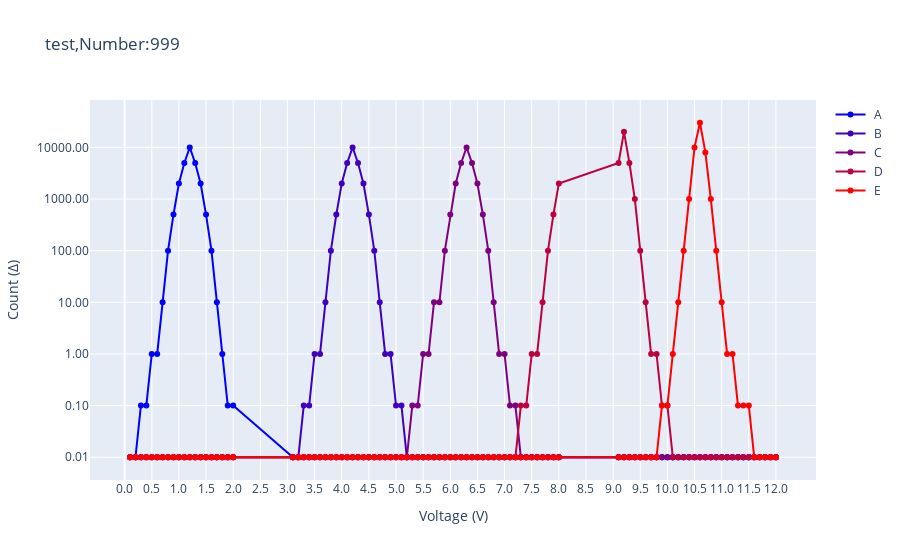
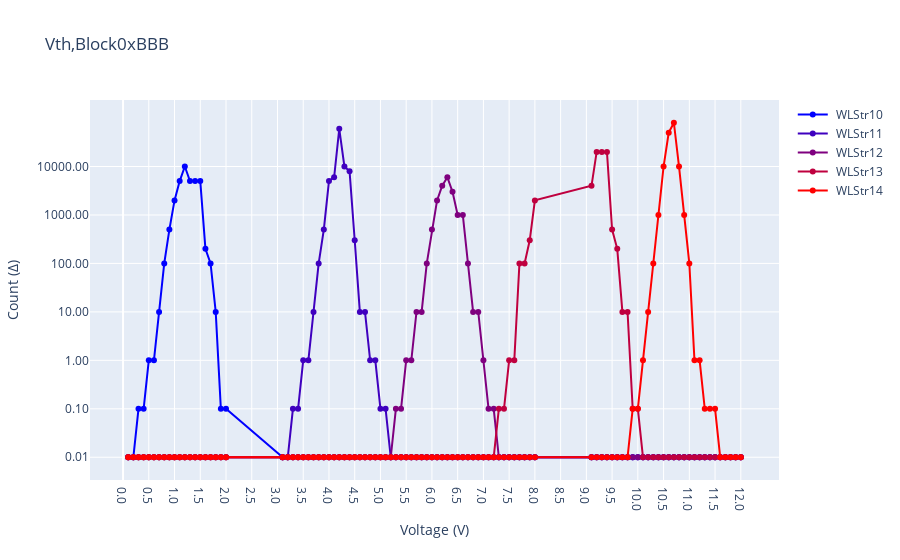

Notebook code cell kept with these figures, in order:
### Code cell
import pandas as pd
import plotly.graph_objects as go
from io import StringIO
import numpy as np

# CSVファイルのパスを指定
csv_file_path = 'sample_copy.csv'

# X軸、Y軸の名前、単位を設定
x_axis_name = 'Voltage'
y_axis_name = 'Count'
x_axis_unit = 'V'
y_axis_unit = 'Δ'
x_axis_tick_interval = 0.5

# CSVファイルを読み込み
with open(csv_file_path, 'r') as file:
    lines = file.readlines()

# 空行でデータブロックを分ける
data_blocks = []
current_block = []

for line in lines:
    if line.strip() == "":
        if current_block:
            data_blocks.append(current_block)
            current_block = []
    else:
        current_block.append(line)

if current_block:
    data_blocks.append(current_block)

# 各データブロックごとにグラフを作成
for block in data_blocks:
    # タイトル部分を抽出
    title_lines = [line for line in block if line.startswith('####')]
    title = ''.join(title_lines).replace('####', '').strip()
    
    # "Voltage"が含まれる行を見つける
    data_start_index = next(i for i, line in enumerate(block) if 'Voltage' in line)
    
    # データ部分をデータフレームとして読み込む
    data_str = ''.join(block[data_start_index:])
    df = pd.read_csv(StringIO(data_str))
    
    # 1列目をX軸として設定し、数値以外のデータを含む行を除外
    df = df[pd.to_numeric(df[df.columns[0]], errors='coerce').notna()]
    df = df.dropna(axis=1, how='all')  # データがない列を削除

    if df.empty:
        continue
    
    # データフレームの変形
    df_melted = pd.melt(df, id_vars=[df.columns[0]], var_name='Data Name', value_name='Value')

    # 色のグラデーション用設定
    def get_color_scale(num_colors):
        return [(i / (num_colors - 1), 0, 1 - (i / (num_colors - 1))) for i in range(num_colors)]

    # グラフの作成
    fig = go.Figure()

    # 色のグラデーション設定
    num_colors = len(df.columns) - 1
    color_scale = get_color_scale(num_colors)

    for idx, name in enumerate(df.columns[1:]):
        df_filtered = df_melted[df_melted['Data Name'] == name]
        
        # 散布図としてプロット
        fig.add_trace(go.Scatter(x=df_filtered[df.columns[0]], y=df_filtered['Value'],
                                 mode='markers+lines',
                                 name=name,
                                 line=dict(color=f'rgb({int(color_scale[idx][0]*255)}, {int(color_scale[idx][1]*255)}, {int(color_scale[idx][2]*255)})'),
                                 marker=dict(color=f'rgb({int(color_scale[idx][0]*255)}, {int(color_scale[idx][1]*255)}, {int(color_scale[idx][2]*255)})')))

    # X軸の目盛りを設定
    x_min = df[df.columns[0]].min()
    x_max = df[df.columns[0]].max()

    # X軸の最小値と最大値を調整（0.5単位の倍数にする）
    x_min = np.floor(x_min / x_axis_tick_interval) * x_axis_tick_interval
    x_max = np.ceil(x_max / x_axis_tick_interval) * x_axis_tick_interval

    # 小数点を含む範囲で目盛りを生成
    def generate_ticks(start, end, interval):
        start = float(start)
        end = float(end)
        interval = float(interval)
        ticks = []
        while start <= end:
            ticks.append(round(start, 1))  # 小数点以下1桁でラウンド
            start += interval
        return ticks

    x_ticks = generate_ticks(x_min, x_max, x_axis_tick_interval)

    fig.update_xaxes(tickmode='array', tickvals=x_ticks, ticktext=[f'{tick:.1f}' for tick in x_ticks],
                     title_text=f'{x_axis_name} ({x_axis_unit})')

    # Y軸を対数スケールに設定し、目盛りを10のべき乗で表示
    y_min = df_melted['Value'].min()
    y_max = df_melted['Value'].max()
    
    # Y軸の目盛りを10のべき乗に設定
    def generate_log_ticks(start, end):
        ticks = []
        power = np.floor(np.log10(start)) if start > 0 else 0
        while 10**power <= end:
            # 10のべき乗の目盛りとその倍数も含める（例: 0.1, 1, 10）
            ticks.extend([10**power])
            # ticks.extend([10**power, 2*10**power, 5*10**power])
            power += 1
        ticks = sorted(set(ticks))  # 重複を削除し、ソート
        return [round(tick, 2) for tick in ticks]

    if y_min > 0:
        y_ticks = generate_log_ticks(y_min, y_max)
    else:
        y_ticks = generate_log_ticks(1, y_max)

    fig.update_yaxes(type='log', title_text=f'{y_axis_name} ({y_axis_unit})',
                     tickmode='array', tickvals=y_ticks, ticktext=[f'{tick:.2f}' for tick in y_ticks])

    # グラフのレイアウト設定
    fig.update_layout(title=title,
                      xaxis_title=f'{x_axis_name} ({x_axis_unit})',
                      yaxis_title=f'{y_axis_name} ({y_axis_unit})',
                      showlegend=True)

    # グラフを表示
    fig.show()
